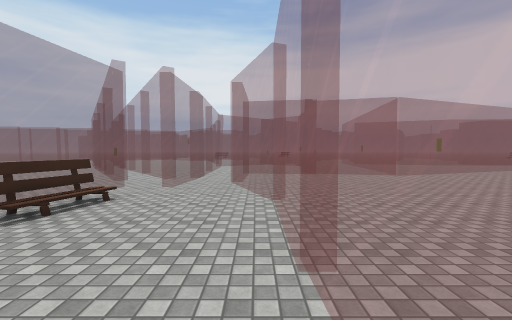
view 1 (above)

20 first-person views from a walk through a scene from a Unity 3-D project. The camera is 1.5 m above the floor, tilts 2° down and sees 90° across. The floor is counted in squares, 1.89 m on a side. Each view is taken from the middle of a square. On the plan, view 1 faces up. The plan holds only what a view shows up to about 10 squares ahead; the rest is blank. The place goes on beyond the plan. The player is left out. Surface patterns are stand-ins for the level's own textures.

view 2
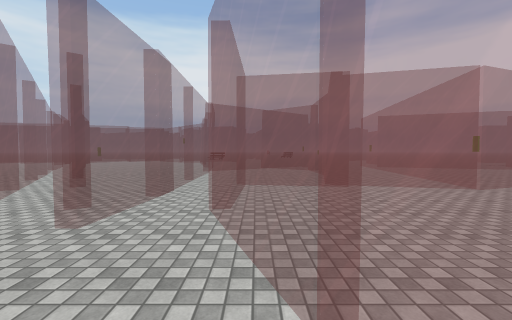

view 3
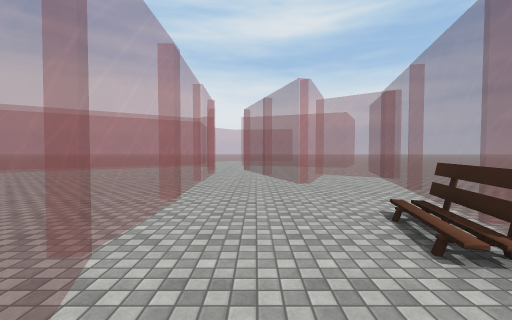

view 4
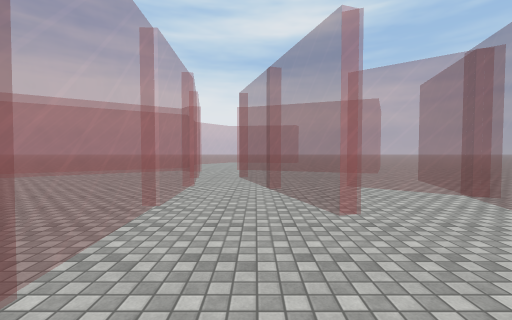

view 5
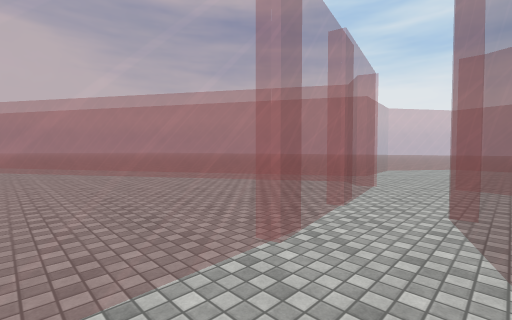

view 6
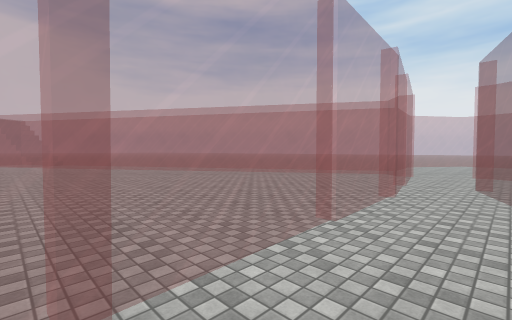

view 7
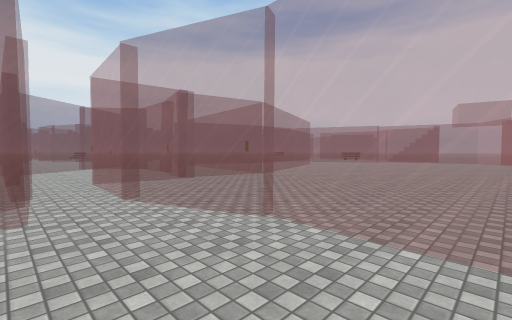

view 8
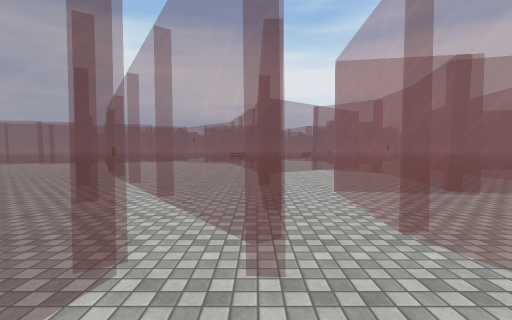

view 9
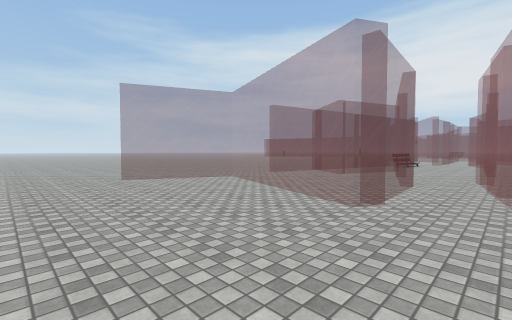

view 10
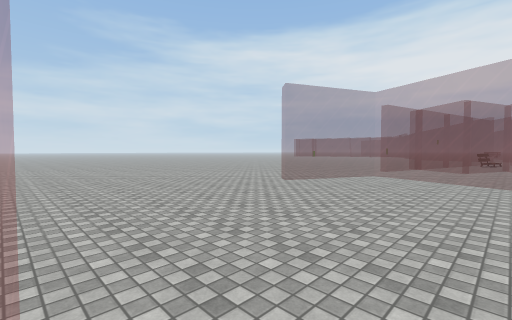

view 11
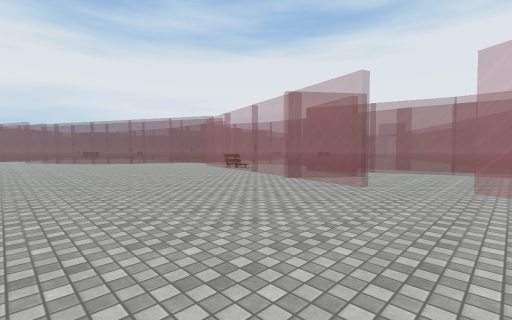

view 12
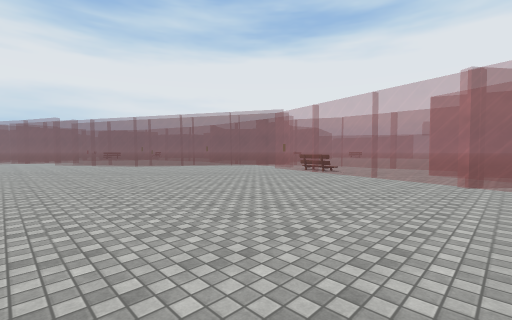

view 13
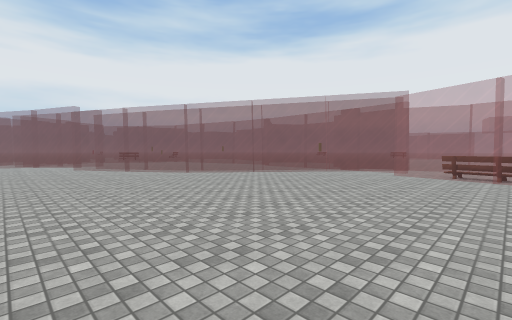

view 14
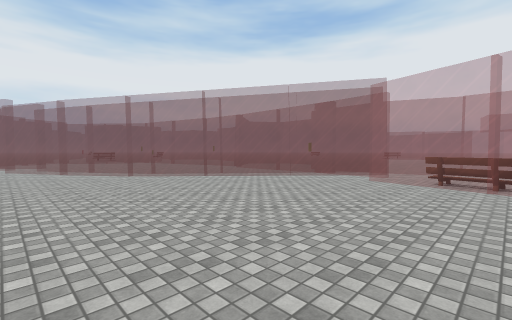

view 15
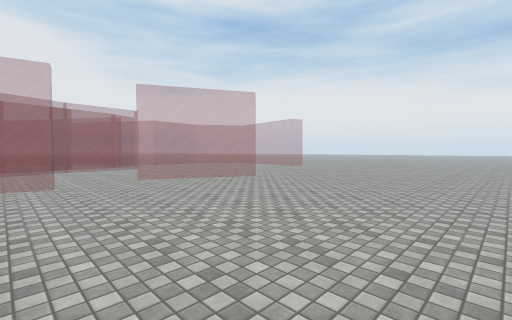

view 16
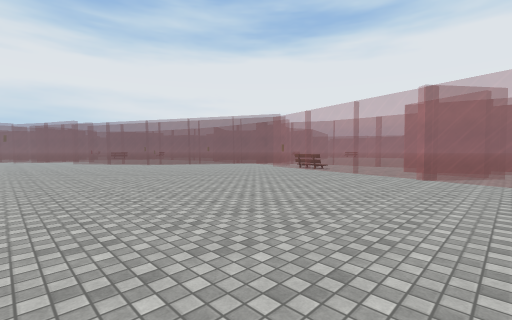

view 17
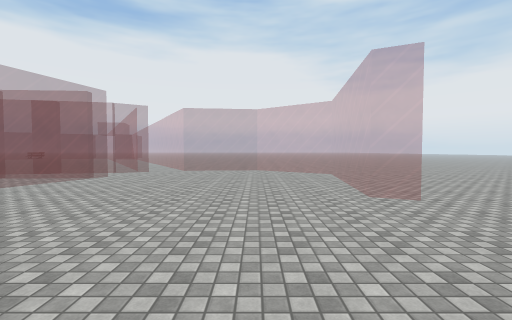

view 18
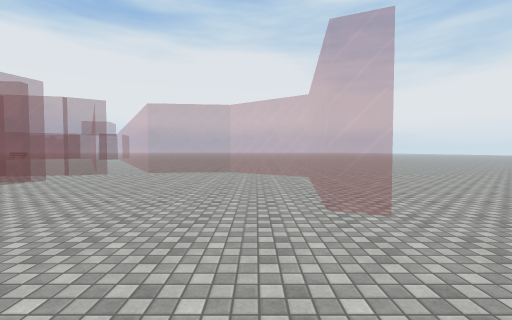

view 19
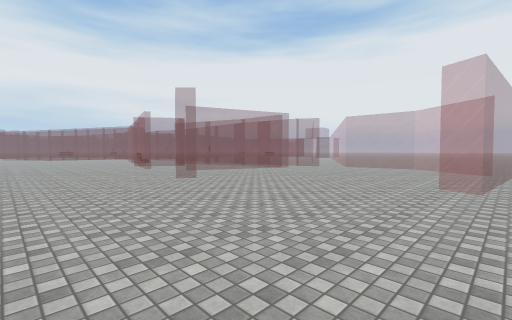

view 20
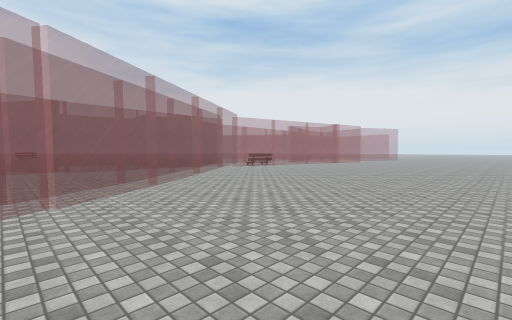

### Floor plan
Key: @ floor where view 1 was taken; # wall or solid block; x gap in a wall; . main floor; : floor 4.75 m higher than the main floor; = window, fence, low wall or low ledge; v drop or lower ground; O other object.
Columns run from 13 left of view 1 to 12 right of it. Each row starts with its distance up from view 1.
 14 ....===    ====    vv
 13 .....==....==..= .=vvvv
 12 ......==...=...= .xvvvv
 11 ......===..=...= .=vvv
 10 .......==..=...=#.vvv:v
  9 ........==.=.======:vvv
  8 ........====.=vvvvvvvv
  7 .........===.=vvvvvvv
  6 ..........==.=vvvvvvvv
  5 ..........=..=vvvvvvvvv
  4 ..........O...=vvvvvvvvv
  3 ..........O...=vvvvvvvvvv
  2 .........=....=vvvvvvvvvvv
  1 .........=....=vvvvvvvvvvv
  0 .........=.=.@=vvvvvvvvvv
 -1 ........=..=..=vvvvvvvvvvv
 -2 ........===.=.=vvvvvvvvvv
 -3 ........=.=.=.=vvvvvvvvv
 -4  ...........=.=vvvvvvv==
 -5  ...........=.=vvvvv#==
 -6  .......==..=.=vvvv#==
 -7  ......=..===.=vv#===.
 -8  ......=.......v===.
 -9  ..............==..
-10  ...............=.
-11 ................=
-12 ...............==
-13 ...............=
-14 .........==.=.==.
-15  ..........=#==..

Where each view was taken, in squares from view 1:
view 1: 0 up, 0 right, facing up
view 2: 3 up, 0 right, facing up
view 3: 6 up, 1 left, facing down
view 4: 3 up, 1 left, facing down
view 5: 1 down, 1 left, facing down-right
view 6: 2 up, 1 left, facing down-right
view 7: 2 up, 2 left, facing up-right
view 8: 4 up, 2 left, facing up
view 9: 11 down, 1 right, facing up-left
view 10: 14 down, 2 left, facing up-left
view 11: 6 down, 11 left, facing up-right
view 12: 2 down, 12 left, facing up-right
view 13: 3 up, 12 left, facing up-right
view 14: 3 up, 10 left, facing up-right
view 15: 3 down, 12 left, facing down-right
view 16: 3 down, 13 left, facing up-right
view 17: 12 down, 8 left, facing right
view 18: 13 down, 7 left, facing right
view 19: 15 down, 10 left, facing up-right
view 20: 14 up, 13 left, facing down-right
